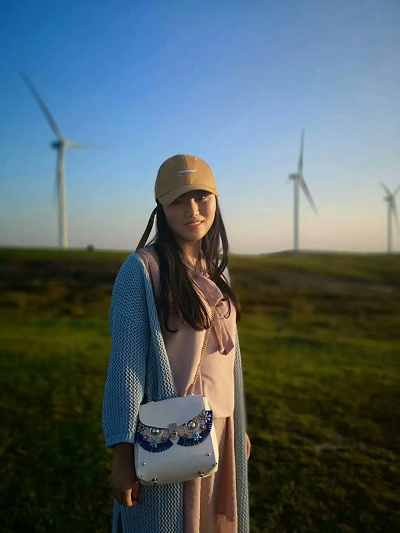
#> input picture blog40-ImageSegmentation/nv.png, 400 x 533 px, found by its file name
$ python blog42-09-all.py   (older library calls are emulated)
#> lines starting #> are read from the running program, lines starting #| are printed output that depends on the picture; after the words box and inside, x2 and y2 are one past the last pixel; in counts of white or black regions, pixels touching at a corner belong together
#encoding:utf-8
#By:Eastmount CSDN 2021-07-19
import cv2
import numpy as np
import matplotlib.pyplot as plt

#读取图像
img = cv2.imread('nv.png')
#> img is the input picture: shape (533, 400, 3); mean B, G, R 102.8, 99, 83.8
lenna_img = cv2.cvtColor(img, cv2.COLOR_BGR2RGB)

#灰度化处理图像
grayImage = cv2.cvtColor(img, cv2.COLOR_BGR2GRAY)
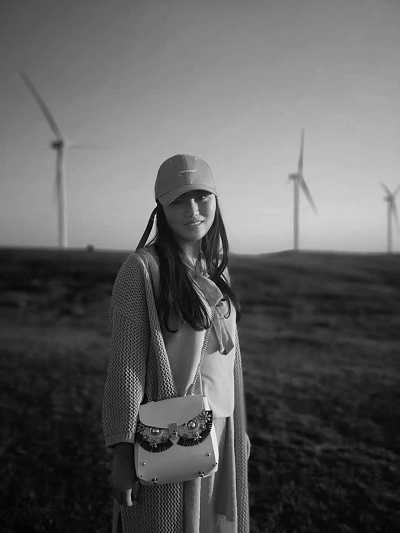
#> grayImage: shape (533, 400); min 0, max 252, mean 94.9

#高斯滤波
gaussianBlur = cv2.GaussianBlur(grayImage, (3,3), 0)

#阈值处理
ret, binary = cv2.threshold(gaussianBlur, 127, 255, cv2.THRESH_BINARY)
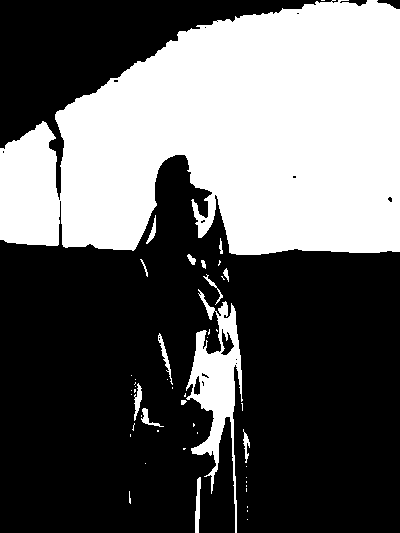
#> binary: shape (533, 400); 38% white; 49 white regions (34 under 20 px), largest, box (x1, y1, x2, y2) and area: (0, 0, 400, 255) 74975, (186, 289, 243, 533) 4652, (195, 477, 201, 533) 222

#Roberts算子
kernelx = np.array([[-1,0],[0,1]], dtype=int)
kernely = np.array([[0,-1],[1,0]], dtype=int)
x = cv2.filter2D(binary, cv2.CV_16S, kernelx)
y = cv2.filter2D(binary, cv2.CV_16S, kernely)
absX = cv2.convertScaleAbs(x)
#> absX: shape (533, 400); 1.7% white in thin lines or dots
absY = cv2.convertScaleAbs(y)
#> absY: shape (533, 400); 1.7% white in thin lines or dots
Roberts = cv2.addWeighted(absX, 0.5, absY, 0.5, 0)

#Prewitt算子
kernelx = np.array([[1,1,1],[0,0,0],[-1,-1,-1]], dtype=int)
kernely = np.array([[-1,0,1],[-1,0,1],[-1,0,1]], dtype=int)
x = cv2.filter2D(binary, cv2.CV_16S, kernelx)
y = cv2.filter2D(binary, cv2.CV_16S, kernely)
absX = cv2.convertScaleAbs(x)
#> absX: shape (533, 400); 2.8% white in thin lines or dots
absY = cv2.convertScaleAbs(y)
#> absY: shape (533, 400); 3.5% white in thin lines or dots
Prewitt = cv2.addWeighted(absX,0.5,absY,0.5,0)

#Sobel算子
x = cv2.Sobel(binary, cv2.CV_16S, 1, 0)
y = cv2.Sobel(binary, cv2.CV_16S, 0, 1)
absX = cv2.convertScaleAbs(x)
#> absX: shape (533, 400); 3.5% white in thin lines or dots
absY = cv2.convertScaleAbs(y)
#> absY: shape (533, 400); 2.8% white in thin lines or dots
Sobel = cv2.addWeighted(absX, 0.5, absY, 0.5, 0)

#拉普拉斯算法
dst = cv2.Laplacian(binary, cv2.CV_16S, ksize = 3)
Laplacian = cv2.convertScaleAbs(dst)
#> Laplacian: shape (533, 400); 4% white in thin lines or dots


# Scharr算子
x = cv2.Scharr(gaussianBlur, cv2.CV_32F, 1, 0) #X方向
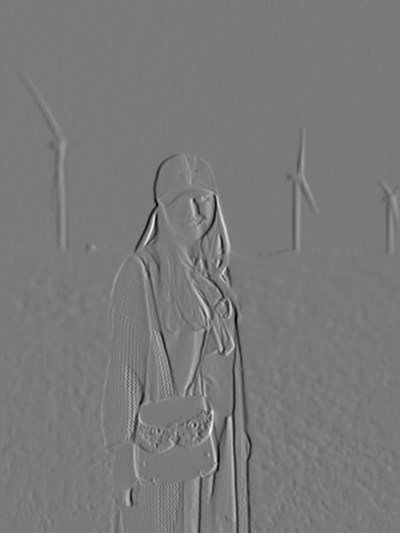
#> x: shape (533, 400) float32; min -2273, max 2484, mean 2.4; drawn with min black and max white
y = cv2.Scharr(gaussianBlur, cv2.CV_32F, 0, 1) #Y方向
absX = cv2.convertScaleAbs(x)
absY = cv2.convertScaleAbs(y)
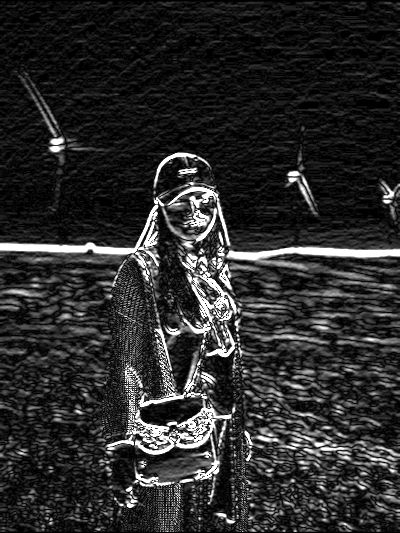
#> absY: shape (533, 400); min 0, max 255, mean 43.6
Scharr = cv2.addWeighted(absX, 0.5, absY, 0.5, 0)
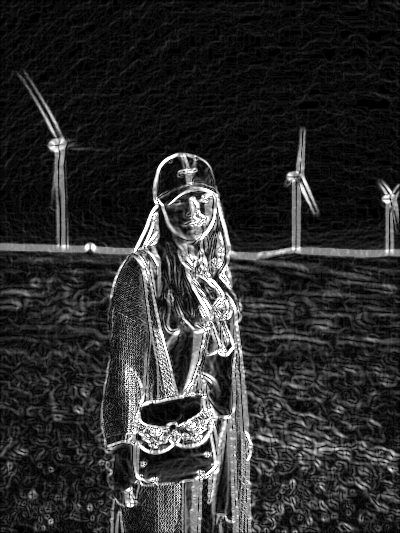
#> Scharr: shape (533, 400); min 0, max 255, mean 44.7

#Canny算子
Canny = cv2.Canny(gaussianBlur, 50, 150)
#> Canny: shape (533, 400); 3% white in thin lines or dots, all inside (x1, y1, x2, y2) = (52, 130, 400, 533)

#先通过高斯滤波降噪
gaussian = cv2.GaussianBlur(grayImage, (3,3), 0)

#再通过拉普拉斯算子做边缘检测
dst = cv2.Laplacian(gaussian, cv2.CV_16S, ksize = 3)
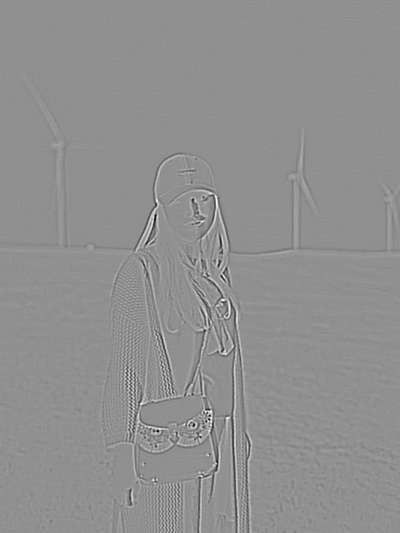
#> dst: shape (533, 400) int16; min -424, max 326, mean 0; drawn with min black and max white
LOG = cv2.convertScaleAbs(dst)
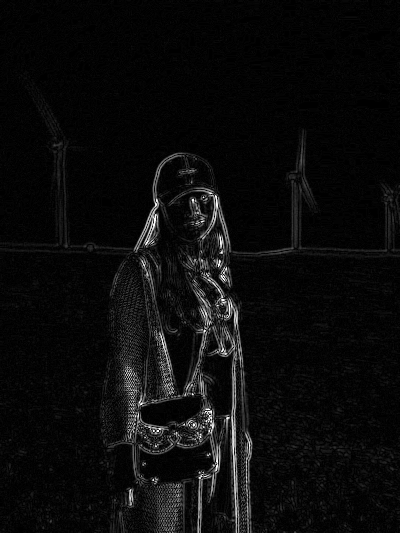
#> LOG: shape (533, 400); min 0, max 255, mean 11.4


#效果图
titles = ['Source Image', 'Binary Image', 'Roberts Image',
          'Prewitt Image','Sobel Image', 'Laplacian Image',
          'Scharr Image', 'Canny Image', 'LOG Image']
images = [lenna_img, binary, Roberts,
          Prewitt, Sobel, Laplacian,
          Scharr, Canny, LOG]
for i in np.arange(9):
   plt.subplot(3,3,i+1),plt.imshow(images[i],'gray')
   plt.title(titles[i])
   plt.xticks([]),plt.yticks([])
plt.show()

$ run again, with blog40-ImageSegmentation/hua.png copied over blog40-ImageSegmentation/nv.png
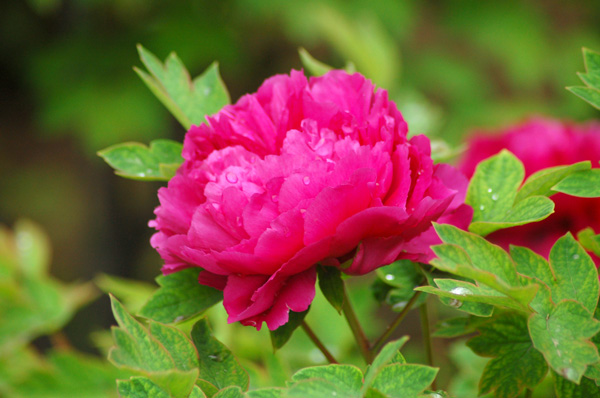
#> input picture blog40-ImageSegmentation/hua.png, 600 x 398 px, found by its file name
#> img is the input picture: shape (398, 600, 3); mean B, G, R 56.8, 94.7, 121.2
#> `ret, binary = cv2.threshold(gaussianBlur, 127, 255, cv2.THRESH_BINARY)`:
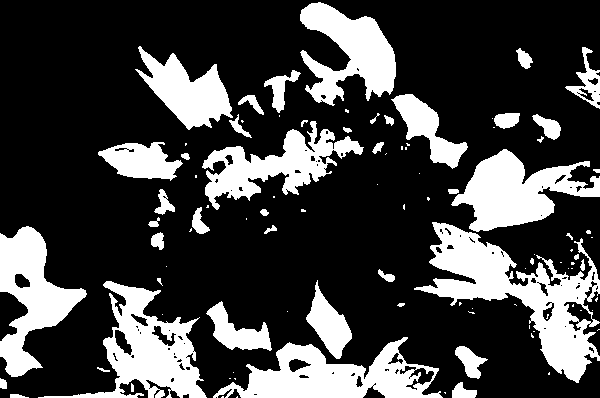
#> binary: shape (398, 600); 26.2% white; 99 white regions (52 under 20 px), largest, box (x1, y1, x2, y2) and area: (414, 222, 600, 383) 10075, (213, 337, 443, 398) 6846, (38, 281, 207, 398) 6796
#> Laplacian: shape (398, 600); 10.2% white in thin lines or dots
#> Canny: shape (398, 600); 4.2% white in thin lines or dots, all inside (x1, y1, x2, y2) = (96, 43, 600, 398)
#> `LOG = cv2.convertScaleAbs(dst)`:
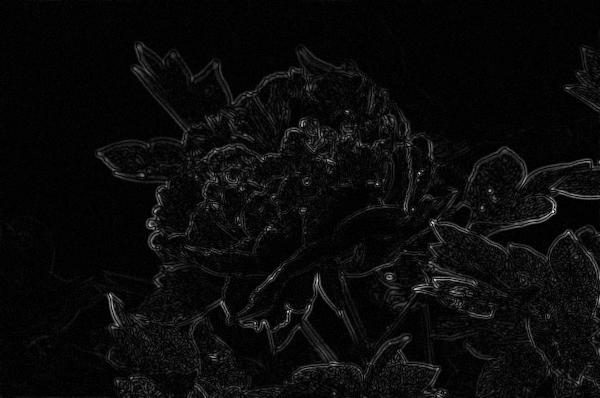
#> LOG: shape (398, 600); min 0, max 255, mean 10.3

$ run again, with blog40-ImageSegmentation/scenery.png copied over blog40-ImageSegmentation/nv.png
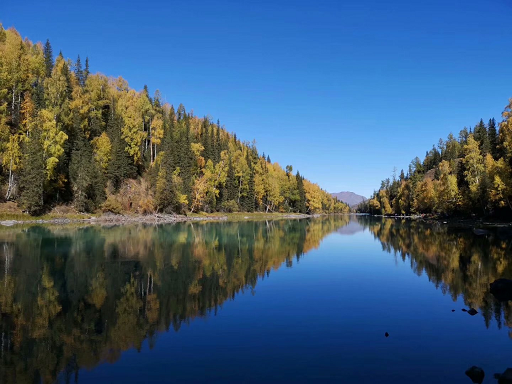
#> input picture blog40-ImageSegmentation/scenery.png, 512 x 384 px, found by its file name
#> img is the input picture: shape (384, 512, 3); mean B, G, R 117.2, 91.6, 64.3
#> `ret, binary = cv2.threshold(gaussianBlur, 127, 255, cv2.THRESH_BINARY)`:
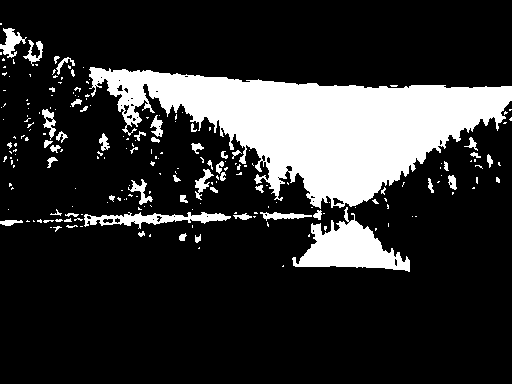
#> binary: shape (384, 512); 18.8% white; 214 white regions (160 under 20 px), largest, box (x1, y1, x2, y2) and area: (89, 67, 512, 209) 28121, (292, 207, 410, 272) 3447, (84, 212, 231, 229) 1079
#> Laplacian: shape (384, 512); 7.5% white; 82 white regions (37 under 20 px), largest, box (x1, y1, x2, y2) and area: (32, 66, 512, 273) 9324, (0, 27, 44, 67) 701, (194, 150, 229, 201) 693
#> Canny: shape (384, 512); 9.3% white in thin lines or dots, all inside (x1, y1, x2, y2) = (0, 25, 512, 337)
#> `LOG = cv2.convertScaleAbs(dst)`:
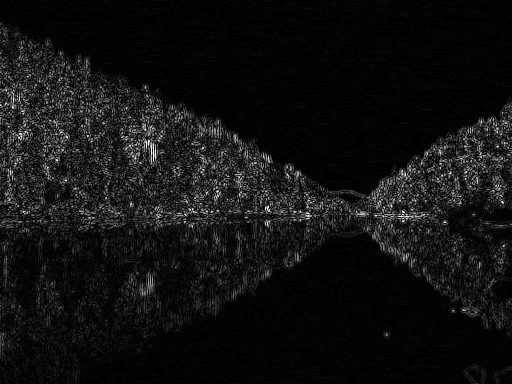
#> LOG: shape (384, 512); min 0, max 255, mean 17.7
